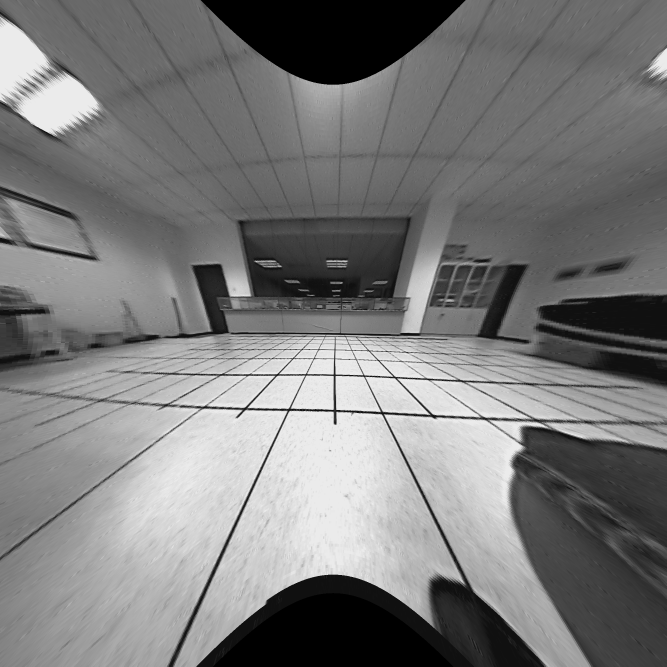
%> input picture matlab/校正/correct_image_061g.bmp, 2000 x 2000 px (shown at 1/3 size)
$ octave trapezial_correction.m   (GNU Octave 9; MATLAB toolbox functions it lacks are replaced by stand-ins)
%> lines starting %> are read from the running program, lines starting %| are printed output that depends on the picture
clear all; close all;
 image_original=imread('C:\Documents and Settings\Administrator\桌面\校正\correct_image_061g.bmp');
%> image_original is the input picture: size 2000x2000 uint8; min 0, max 235, mean 122.3
% figure;imshow(uint8(image_original));
point_1=[727,1009];
point_2=[64,1185];


%计算摄像机与地面相对空间位置
size_image=size(image_original);
%> size_image = [2000 2000]
center=size_image./2;
%> center = [1000 1000]
co_1=[size_image(1)-point_1(1),point_1(2)];
%> co_1 = [1273 1009]
co_2=[size_image(1)-point_2(1),point_2(2)];
%> co_2 = [1936 1185]
up_length=co_1(1)-point_1(1);
%> up_length = 546
down_length=co_2(1)-point_2(1);
%> down_length = 1872
width=down_length;
%> width = 1872
length=width/3;
%> length = 624
down_image=uint8(zeros(length,width));
height=point_2(2)-point_1(2);
% angle=cotan(((up_length-down_length)/2)/height);
distance=length*(up_length/2)/(point_1(1)-point_2(1));
%> distance = 256.9
height_of_cam=height*(distance+length)/length;
%> height_of_cam = 248.5


%恢复部分图像_模型测试用
for n=1:width%横向
    for m=1:length%纵向
        plane_distance_to_axis(m,n)=sqrt((width/2-n)^2+(length-m+distance)^2);
        x_origin(m,n)=-distance*(width/2-n)/((length-m+distance))+width/2;
        temp=(1-distance/(length-m+distance))*plane_distance_to_axis(m,n);
        y_origin(m,n)=temp*height_of_cam/plane_distance_to_axis(m,n);
        down_image_test(m,n)=image_original(round(point_2(2)-y_origin(m,n)),round(point_2(1)+x_origin(m,n)));
    end
end
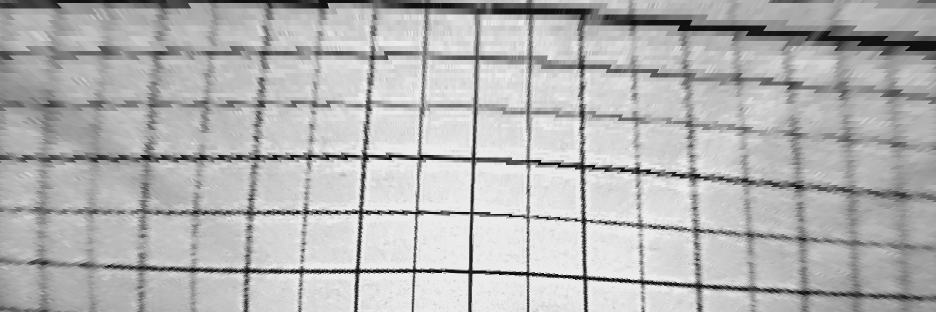
%> down_image_test: size 624x1872 uint8 (shown at 1/2 size); min 16, max 235, mean 179.8
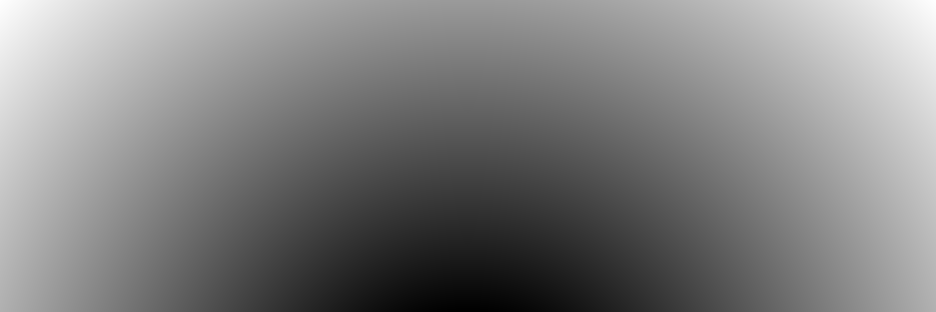
%> plane_distance_to_axis: size 624x1872 double (shown at 1/2 size); min 256.9, max 1284.7, mean 774.9; drawn with min black and max white
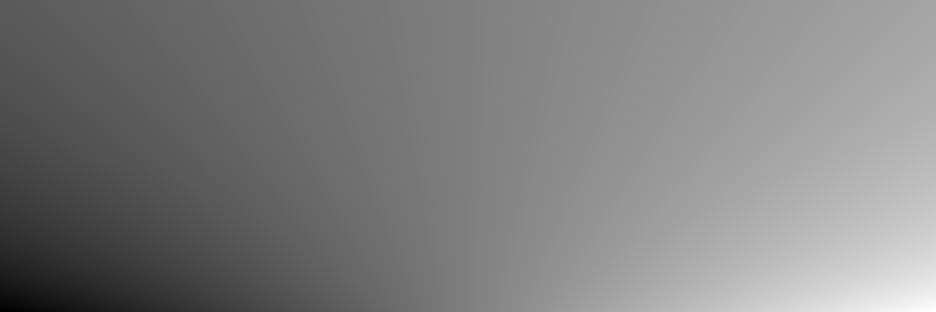
%> x_origin: size 624x1872 double (shown at 1/2 size); min 1, max 1872, mean 936.3; drawn with min black and max white
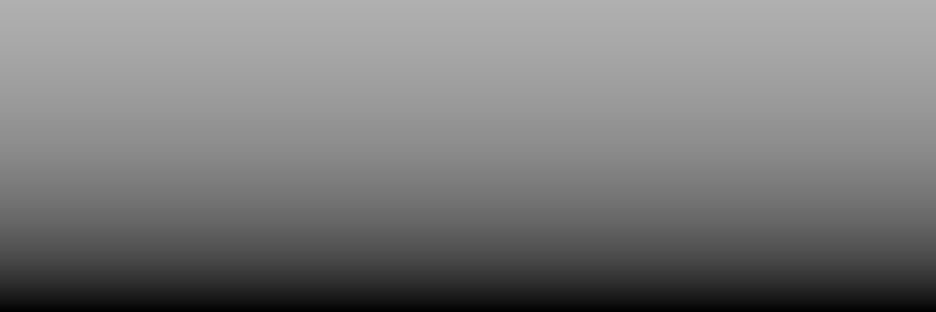
%> y_origin: size 624x1872 double (shown at 1/2 size); min 0, max 175.9, mean 122.3
imshow(uint8(down_image_test));

% new_point_1=
% new_point_2=

% % 图像整体恢复
% recover_range=500;
% height_of_cam_recover=height_of_cam+(size_image(2)-point_2(2));
% length_of_image=
% co_1=[size_image(1)-new_point_1(1),new_point_1(2)];
% co_2=[size_image(1)-new_point_2(1),new_point_2(2)];
% up_length=co_1(1)-new_point_1(1);
% down_length=co_2(1)-new_point_2(1);
% for
imwrite(down_image,'C:\Documents and Settings\Administrator\桌面\校正\jiaozheng.bmp');
